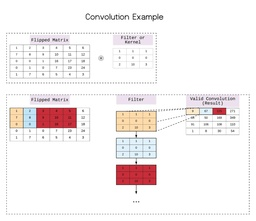
#> input picture Images/Convolution.jpeg, 256 x 221 px, shrunk from 2888 x 2496 before the run
$ python simple_sobel.py --image ../../Images/Convolution.jpeg
#> lines starting #> are read from the running program, lines starting #| are printed output that depends on the picture
#> further down, image is the input picture: shape (221, 256, 3); mean B, G, R 241.2, 241.1, 246
### Scripts/Ejemplos/gaussian_blur.py
"""
By Abhisek Jana
code taken from https://github.com/adeveloperdiary/blog/tree/master/Computer_Vision/Sobel_Edge_Detection
blog http://www.adeveloperdiary.com/data-science/computer-vision/how-to-implement-sobel-edge-detection-using-python-from-scratch/
"""

import numpy as np
import cv2
import argparse
import matplotlib.pyplot as plt
import math
from convolution import convolution


def dnorm(x, mu, sd):
    return 1 / (np.sqrt(2 * np.pi) * sd) * np.e ** (-np.power((x - mu) / sd, 2) / 2)


def gaussian_kernel(size, sigma=1, verbose=False):
#> called with size = 9, sigma = 3, verbose = False
    kernel_1D = np.linspace(-(size // 2), size // 2, size)
    for i in range(size):
        kernel_1D[i] = dnorm(kernel_1D[i], 0, sigma)
    kernel_2D = np.outer(kernel_1D.T, kernel_1D.T)

    kernel_2D *= 1.0 / kernel_2D.max()

    if verbose:
        plt.imshow(kernel_2D, interpolation='none', cmap='gray')
        plt.title("Kernel ( {}X{} )".format(size, size))
        plt.show()

    return kernel_2D


def gaussian_blur(image, kernel_size, verbose=False):
    kernel = gaussian_kernel(kernel_size, sigma=math.sqrt(kernel_size), verbose=verbose)
    return convolution(image, kernel, average=True, verbose=verbose)


# [8 lines that do not run on import are left out]

### Scripts/Ejemplos/convolution.py
"""
By Abhisek Jana
code taken from https://github.com/adeveloperdiary/blog/tree/master/Computer_Vision/Sobel_Edge_Detection
blog http://www.adeveloperdiary.com/data-science/computer-vision/how-to-implement-sobel-edge-detection-using-python-from-scratch/
"""

import numpy as np
import cv2
import matplotlib.pyplot as plt


def convolution(image, kernel, average=False, verbose=False):
#> called with kernel = array of shape (9, 9), average = True, verbose = False
    if len(image.shape) == 3:
        print("Found 3 Channels : {}".format(image.shape))
#| Found 3 Channels : (221, 256, 3)
        image = cv2.cvtColor(image, cv2.COLOR_BGR2GRAY)
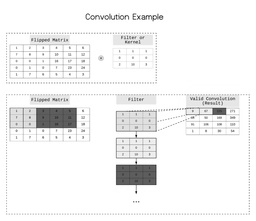
#> image: shape (221, 256); min 8, max 255, mean 242.6
        print("Converted to Gray Channel. Size : {}".format(image.shape))
#| Converted to Gray Channel. Size : (221, 256)
    else:
        print("Image Shape : {}".format(image.shape))

    print("Kernel Shape : {}".format(kernel.shape))

    if verbose:
        plt.imshow(image, cmap='gray')
        plt.title("Image")
        plt.show()

    image_row, image_col = image.shape
#> image_row = 221; image_col = 256
    kernel_row, kernel_col = kernel.shape

    output = np.zeros(image.shape)

    pad_height = int((kernel_row - 1) / 2)
    pad_width = int((kernel_col - 1) / 2)

    padded_image = np.zeros((image_row + (2 * pad_height), image_col + (2 * pad_width)))

    padded_image[pad_height:padded_image.shape[0] - pad_height, pad_width:padded_image.shape[1] - pad_width] = image
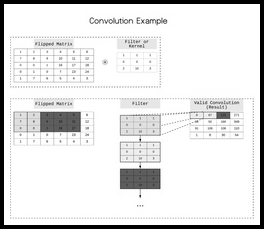
#> padded_image: shape (229, 264) float64; min 0, max 255, mean 227

    if verbose:
        plt.imshow(padded_image, cmap='gray')
        plt.title("Padded Image")
        plt.show()

    for row in range(image_row):
        for col in range(image_col):
            output[row, col] = np.sum(kernel * padded_image[row:row + kernel_row, col:col + kernel_col])
            if average:
                output[row, col] /= kernel.shape[0] * kernel.shape[1]
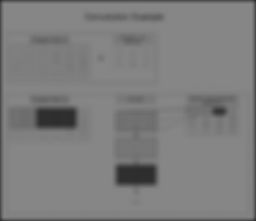
#> output: shape (221, 256) float64; min 44.61, max 134.2, mean 125.6

    print("Output Image size : {}".format(output.shape))
#| Output Image size : (221, 256)

    if verbose:
        plt.imshow(output, cmap='gray')
        plt.title("Output Image using {}X{} Kernel".format(kernel_row, kernel_col))
        plt.show()

    return output

### Scripts/Ejemplos/simple_conv.py
"""
By Abhisek Jana
code taken from https://github.com/adeveloperdiary/blog/tree/master/Computer_Vision/Sobel_Edge_Detection
blog http://www.adeveloperdiary.com/data-science/computer-vision/how-to-implement-sobel-edge-detection-using-python-from-scratch/

Modified by Benjamin Valdes
"""

import numpy as np
import cv2
import matplotlib.pyplot as plt

def conv_helper(fragment, kernel):
    """ multiplica 2 matices y devuelve su suma"""

    f_row, f_col = fragment.shape
    k_row, k_col = kernel.shape
    result = 0.0
    for row in range(f_row):
        for col in range(f_col):
            result += fragment[row,col] *  kernel[row,col]
    return result

def convolution(image, kernel):
    """Aplica una convolucion sin padding (valida) de una dimesion
    y devuelve la matriz resultante de la operación
    """

    image_row, image_col = image.shape #asigna alto y ancho de la imagen
#> image_row = 221; image_col = 256
    kernel_row, kernel_col = kernel.shape #asigna alto y ancho del filtro

    output = np.zeros(image.shape) #matriz donde guardo el resultado

    for row in range(image_row):
        for col in range(image_col):
                output[row, col] = conv_helper(
                                    image[row:row + kernel_row,
                                    col:col + kernel_col],kernel)
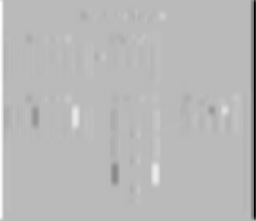
#> output: shape (221, 256) float64; min -387.2, max 143.6, mean -2.7; drawn with min black and max white

    plt.imshow(output, cmap='gray')
    plt.title("Output Image using {}X{} Kernel".format(kernel_row, kernel_col))
    plt.show()

    return output

### Scripts/Ejemplos/simple_sobel.py
"""
By Abhisek Jana
code taken from https://github.com/adeveloperdiary/blog/tree/master/Computer_Vision/Sobel_Edge_Detection
blog http://www.adeveloperdiary.com/data-science/computer-vision/how-to-implement-sobel-edge-detection-using-python-from-scratch/

Modified by Benjamin Valdes
"""

import numpy as np
import cv2
import argparse
import matplotlib.pyplot as plt
from gaussian_blur import gaussian_blur
from simple_conv import convolution


def sobel_edge_detection(image, filter, verbose=False):
    """Aplica el filtro de sobel con convoluciones  para
    obtener las orillas horizontales y verticales,
    después se mezclan las matrices en una sola imagen
    """

    new_image_x = convolution(image, filter)

    if verbose:
        plt.imshow(new_image_x, cmap='gray')
        plt.title("Horizontal Edge")
        plt.show()

    new_image_y = convolution(image, np.flip(filter.T, axis=0))
#> after the loop in convolution (call 2), `for row in range(image_row):`:
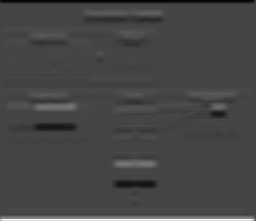
#> output: shape (221, 256) float64; min -143.6, max 387.2, mean 3.1; drawn with min black and max white

    if verbose:
        plt.imshow(new_image_y, cmap='gray')
        plt.title("Vertical Edge")
        plt.show()

    gradient_magnitude = np.sqrt(np.square(new_image_x) + np.square(new_image_y))
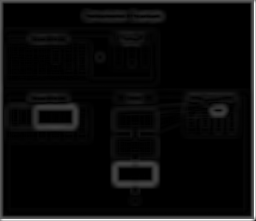
#> gradient_magnitude: shape (221, 256) float64; min 0, max 387.2, mean 19.1; drawn with min black and max white

    if verbose:
        plt.imshow(gradient_magnitude, cmap='gray')
        plt.title("Gradient Magnitude")
        plt.show()

    gradient_magnitude *= 255.0 / gradient_magnitude.max()

    if verbose:
        plt.imshow(gradient_magnitude, cmap='gray')
        plt.title("Gradient Magnitude")
        plt.show()

    return gradient_magnitude


if __name__ == '__main__':

    filter = np.array([[-1, 0, 1], #sobel filter/mask/kernel
                       [-2, 0, 2],
                       [-1, 0, 1]])

    # obtiene la imagen de la linea de comando "python sobel.py -i img.jpg"
    ap = argparse.ArgumentParser()
    ap.add_argument("-i", "--image", required=True, help="Path of image")
    args = vars(ap.parse_args())

    # cambia la imagen a formato numerico, matriz de 3 dimensiones rgb
    image = cv2.imread(args["image"])

    """ preformatea la imagen, la cambia a una sola matriz en escala
    de grises con efecto blur (borroso) usando el método de Gauss
    """
    image = gaussian_blur(image, 9, verbose=False)

    sobel_edge_detection(image, filter, verbose=True)
